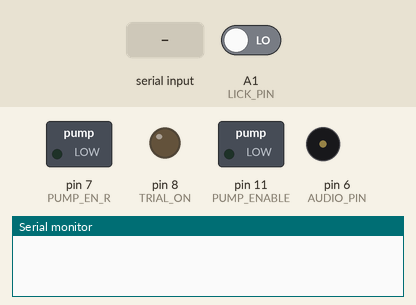
Simulated run of this sketch. Board: Arduino Uno, built with avr-gcc and run on an emulated ATmega328P. Parts: switched loads named in the sketch (green lamp = pin HIGH), output pins drawn as LEDs (lit = HIGH), buzzer (waves = sounding), the last lines printed to the serial monitor. Inputs (shaded band) come from the test bench; at power-on: A1 (LICK_PIN) LOW. Random numbers use the default seed unless the sketch sets one.

Above: at 1.2 s.
1.3 s: "1" received over Serial
At 1.9 s:
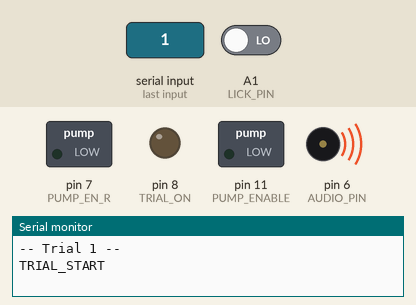
At 3.39 s:
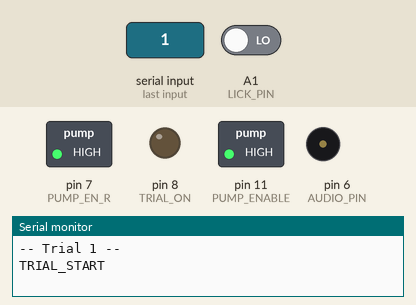
4.3 s: A1 (LICK_PIN) driven HIGH
Timing chart, 0 to 7.3 s (numbered marks = the images above; inputs shaded):
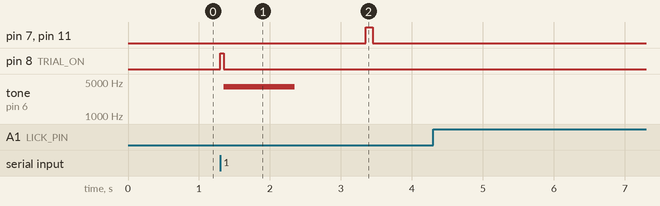

The sketch:

condition_reward.ino
```cpp
// === Hardware Pin Definitions ===
#define PUMP_ENABLE 11
#define PUMP_EN_R 7
#define AUDIO_PIN 6
#define LICK_PIN A1
#define TRIAL_ON 8

// === Timing Parameters (ms) ===
#define PUMP_DURATION 100
#define TONE_DURATION 1000
#define POST_TONE_DELAY 1000
#define FIXED_POST_PUMP_DELAY 2000
#define LICK_DEBOUNCE 50

#define MAX_SAME_TONE 5

// === TTL Pulse Durations (ms)
#define TTL_TONE1_DURATION 50
#define TTL_TONE2_DURATION 100

// === Tone Frequencies ===
const int TONE1_FREQ = 4000;
const int TONE2_FREQ = 9000;

// === Serial Control Bytes ===
const byte ARDUINO_START = '1';

byte incoming = 0;
int last_tone = -1;
int same_count = 0;

unsigned long last_lick_time = 0;
volatile int lick_count_this_trial = 0;
bool count_licks = false;

// === Trial counter from Python ===
int trial_counter = 0;

void setup() {
  pinMode(PUMP_ENABLE, OUTPUT);
  pinMode(PUMP_EN_R, OUTPUT);
  pinMode(TRIAL_ON, OUTPUT);
  pinMode(AUDIO_PIN, OUTPUT);
  pinMode(LICK_PIN, INPUT);

  digitalWrite(PUMP_ENABLE, LOW);
  digitalWrite(PUMP_EN_R, LOW);
  digitalWrite(TRIAL_ON, LOW);

  Serial.begin(115200);
  randomSeed(analogRead(A0));
}

void loop() {
  check_lick();

  if (Serial.available() > 0) {
    incoming = Serial.read();
    if (incoming == ARDUINO_START) {
      trial_counter++;
      run_trial(trial_counter);
    }
  }
}

void run_trial(int trial_num) {
  lick_count_this_trial = 0;

  // === Tone choice logic ===
  int rand_choice = random(0, 2);
  if (rand_choice == last_tone) {
    same_count++;
    if (same_count >= MAX_SAME_TONE) {
      rand_choice = 1 - last_tone;
      same_count = 0;
    }
  } else {
    same_count = 1;
  }
  last_tone = rand_choice;

  // === TTL phase: no licking counted
  count_licks = false;
  digitalWrite(TRIAL_ON, HIGH);
  delayWithLickCheck(rand_choice == 0 ? TTL_TONE1_DURATION : TTL_TONE2_DURATION);
  digitalWrite(TRIAL_ON, LOW);

  // ✅ Print trial start marker
  Serial.print("-- Trial ");
  Serial.print(trial_num);
  Serial.println(" --");

  // === Start counting licking
  count_licks = true;

  // === Tone playback
  Serial.println("TRIAL_START");
  unsigned long tone_start = millis();
  tone(AUDIO_PIN, (rand_choice == 0 ? TONE1_FREQ : TONE2_FREQ), TONE_DURATION);

  while (millis() - tone_start < TONE_DURATION + POST_TONE_DELAY) {
    check_lick();
  }
  noTone(AUDIO_PIN);

  // === Reward if needed
  if (rand_choice == 0) {
    give_reward();
    delayWithLickCheck(FIXED_POST_PUMP_DELAY);  // 2s count-lick delay

    // ✅ Print summary marker
    Serial.print("[Summary] Trial ");
    Serial.print(trial_num);
    Serial.print(" | LickCount: ");
    Serial.println(lick_count_this_trial);

    Serial.print("Tone1_low,Reward,LickCount:");
  } else {
    Serial.print("Tone2_high,None,LickCount:");
  }

  Serial.println(lick_count_this_trial);

  // === Post-trial period (not counted)
  count_licks = false;
  delayWithLickCheck(random(2000, 4001));
}

void give_reward() {
  digitalWrite(PUMP_ENABLE, HIGH);
  digitalWrite(PUMP_EN_R, HIGH);
  delayWithLickCheck(PUMP_DURATION);
  digitalWrite(PUMP_ENABLE, LOW);
  digitalWrite(PUMP_EN_R, LOW);
}

void check_lick() {
  int reading = digitalRead(LICK_PIN);
  unsigned long now = millis();

  if (reading == HIGH && (now - last_lick_time > LICK_DEBOUNCE)) {
    Serial.print("Lick,");
    Serial.println(now);
    last_lick_time = now;

    if (count_licks) {
      lick_count_this_trial++;
    }
  }
}

void delayWithLickCheck(unsigned long duration) {
  unsigned long start = millis();
  while (millis() - start < duration) {
    check_lick();
    delay(1);
  }
}
```

Measured:
- after the input at 1.3 s, pin 7 (PUMP_EN_R), pin 11 (PUMP_ENABLE): LOW → HIGH after 2.0 s, → LOW 0.10 s later; pin 8 (TRIAL_ON): LOW → HIGH at once, → LOW 0.05 s later; tone on pin 6 (AUDIO_PIN): silent → 4000 Hz after 0.05 s, → silent 1.0 s later
